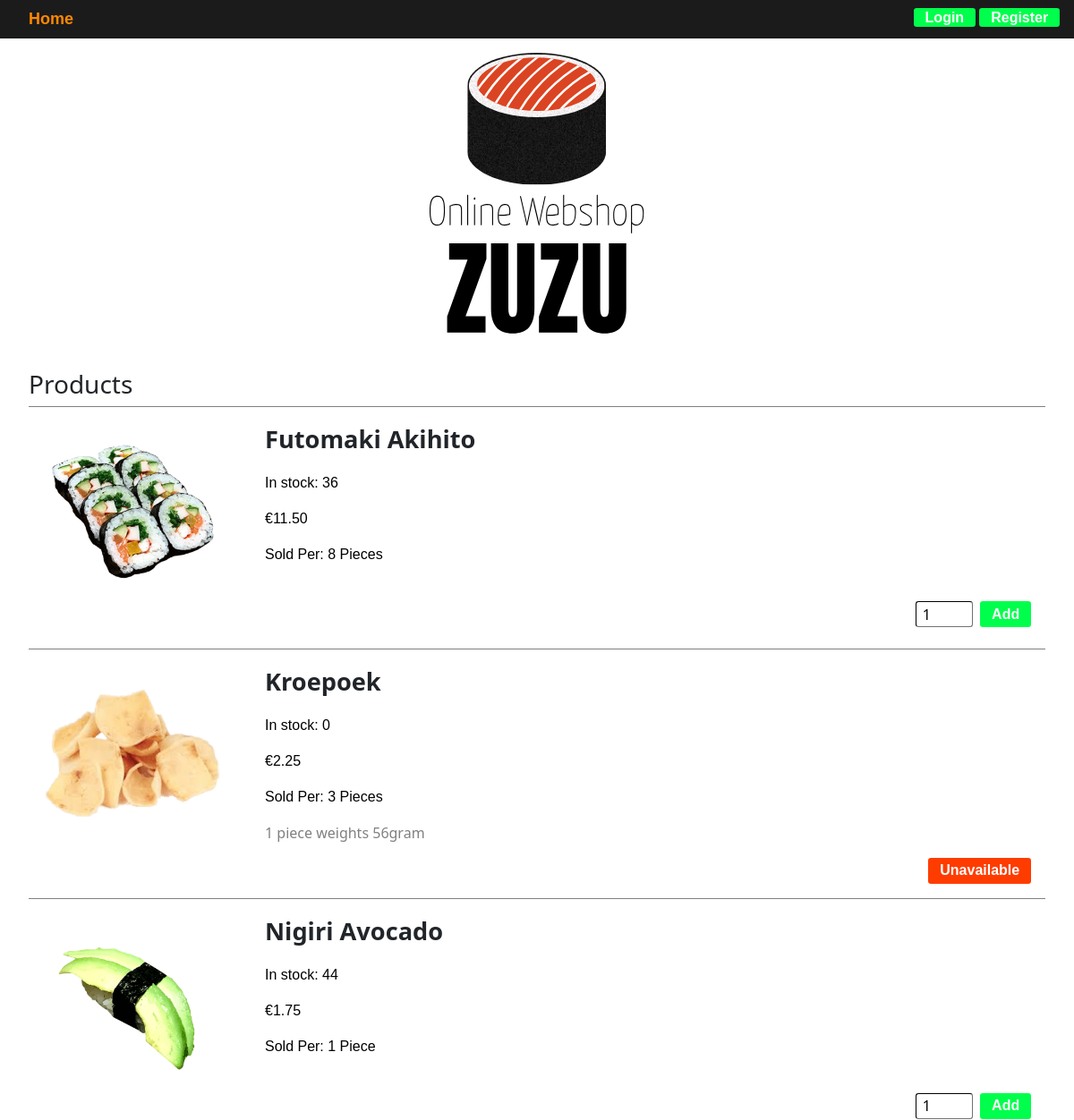
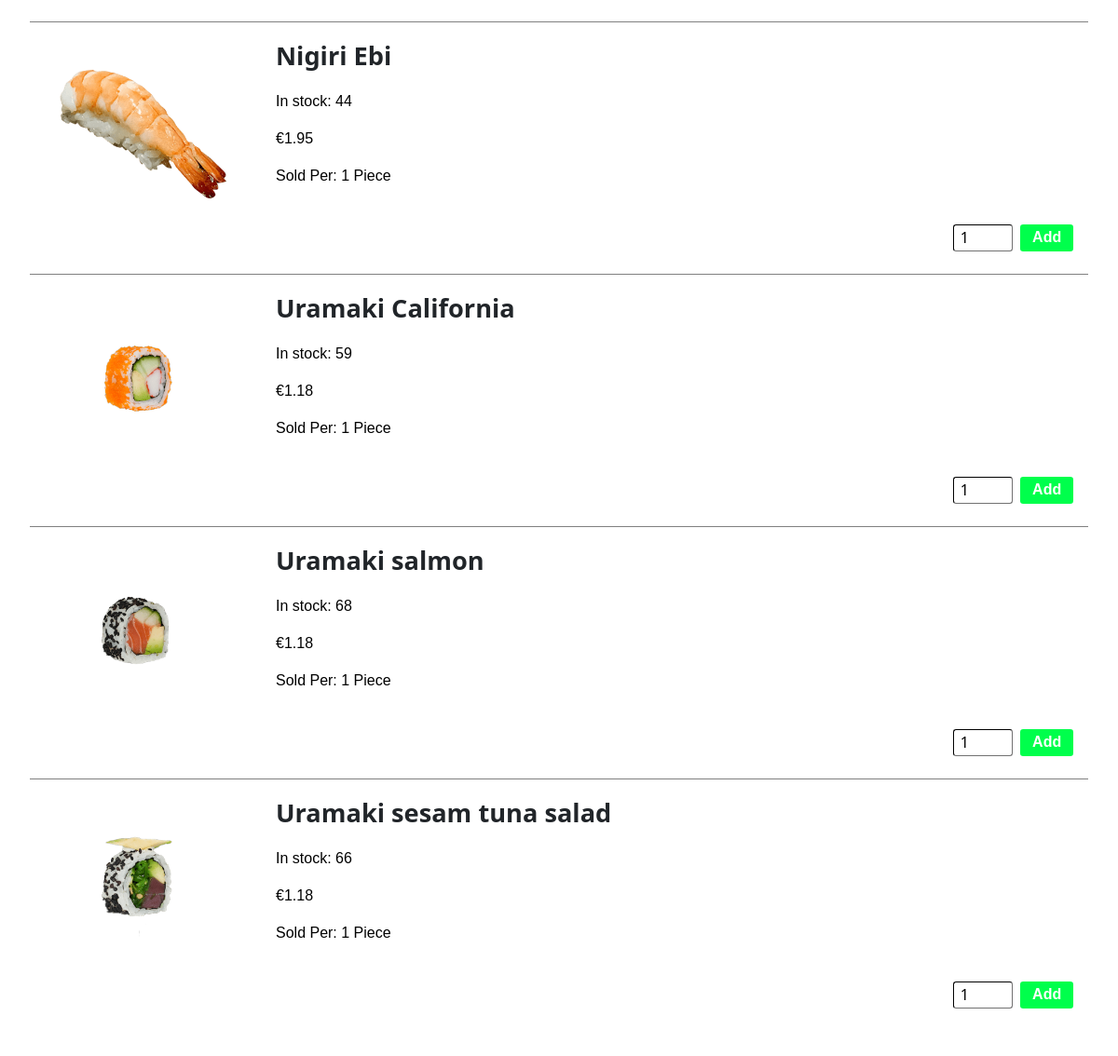
The page / on the database its author committed (2 pictures, top to bottom).
### tables this page shows
CREATE TABLE `products` (
  `id` int(255) NOT NULL,
  `name` varchar(255) NOT NULL,
  `image` varchar(255) NOT NULL,
  `description` varchar(255) NOT NULL,
  `price` float(100,2) NOT NULL,
  `amount` int(255) NOT NULL,
  `stock` int(255) NOT NULL
);

### modules/Products.php (called while the page is built, shortened)
<?php
function GetProducts()
{
    global $pdo;
    $stm = $pdo->prepare('SELECT * FROM products ORDER BY name');
    $stm->execute();
    $products = $stm->fetchAll(pdo::FETCH_CLASS);
    return $products;
}

### templates/home.php (the view, shortened to what this page needs)
<?php
    global $products;
?>
<body>
    <img class="top-logo" src="/public/img/logos/big_logo.svg"/>
    <div class="products-container">
        <h3>Products</h3>
        <?php foreach ($products as $product): ?>
            <div class="product-div">
                <img class="product-image"src="<?= $product->image ?>"/>
                <div class="component">
                    <p class="product-title animate-color"><?= $product->name ?></p>
                    <p class="product-price animate-color">In stock: <?= $product->stock ?></p>
                    <p class="product-price animate-color">€<?= $product->price ?></p>
                    <p class="product-price animate-color">Sold Per: <?= $product->amount ?><?php if ($product->amount == 1) { echo " Piece"; } else { echo " Pieces"; }  ?></p>
                    <p class="product-info"><?= $product->description ?></p>
                    <?php if ($product->stock > 0): ?>
                        <form method="post" class="flex center-right" action="/action/<?= $product->id ?>">
                            <input class="form-input" type="number" name="requestamount" value="1"/>
                            <button type="submit" name="action" value="addToCart" class="button center-right">Add</button>
                        </form>
                    <?php else: ?>
                        <button class="button disabled bottom-right">Unavailable</button>
                    <?php endif; ?>
                </div>
            </div>
        <?php endforeach; ?>
    </div>
</body>

### templates/defaults/head.php (shortened to what this page needs)
<head>
    <link href="https://cdn.jsdelivr.net/npm/bootstrap@5.0.2/dist/css/bootstrap.min.css" rel="stylesheet">
    <link rel="stylesheet" href="/public/css/hypes.css">
    <link rel="stylesheet" href="/public/css/style.css">
</head>

### templates/defaults/navbar.php
<nav class="navbar navbar-default">
    <ul class="nav-list">
        <li class="nav-left nav-title">
            <a href="/home">Home</a>
        </li>
        <?php if (isset($_SESSION['user'])): ?>
            <li class="nav-item nav-right">
                <a href="/shoppingcart">Shopping Cart</a>
            </li>
            <li class="nav-item">
                <form action="/action" method="post">
                    <button class="button" type="submit" name="action" value="logout">Logout</button>
                </form>
            </li>
        <?php  else: ?>
            <li class="nav-item nav-right">
                <a class="button" href="/login">Login</a>
                <a class="button" href="/register">Register</a>
            </li>
        <?php endif; ?>
    </ul>
</nav>

### public/index.php (shortened to what this page needs)
<?php
require "../modules/connection.php";
require "../modules/Products.php";
$request = $_SERVER['REQUEST_URI'];
$params = explode("/", $request);
include_once "../templates/defaults/head.php";
include_once "../templates/defaults/navbar.php";
switch($params['1']) {
    default:
        $products = GetProducts();
        include_once "../templates/home.php";
        break;
}

### public/css/hypes.css (style rules this page uses)
html, body, ul { margin: 0; padding: 0; }
.navbar { background-color: var(--simple-primary); width: 100%; height: 2em; height: fit-content; margin: 0 0 1em 0; padding: .5em 1em; }
.nav-list { width: 100%; display: flex; flex-direction: row; list-style: none; }
.nav-title { margin: 0 1em; font-family:'Trebuchet MS', 'Lucida Sans Unicode', 'Lucida Grande', 'Lucida Sans', Arial, sans-serif; }
.nav-title a { text-decoration: none; font-size: large; font-weight: bold; color: var(--simple-text-primary); }
.nav-item { margin: 0 .5em; font-family:'Trebuchet MS', 'Lucida Sans Unicode', 'Lucida Grande', 'Lucida Sans', Arial, sans-serif; }
.nav-item.nav-right { margin: 0 0 0 auto; }
.nav-item a { text-decoration: none; color: var(--simple-text-primary); }
.form-input { border-radius: .2em; border-width: .1em; border-color: rgb(29, 29, 29); width: clamp(1em, 4em, 4em); padding: .1em .4em; margin: .5em .5em; transition: all .55s; }

### public/css/style.css (style rules this page uses)
* { -webkit-touch-callout: none; -webkit-user-select: none; -khtml-user-select: none; -moz-user-select: none; -ms-user-select: none; user-select: none; }
form { width: auto; height: auto; margin: 0; }
.nav-title > a { color: var(--color-base); }
.top-logo { display: block; width: 20%; height: auto; margin: .5em auto .5em auto; transition: all .5s }
.products-container { padding: 2em; }
.product-div { background-color: white; width: 100%; height: fit-content; padding: 1em; display: flex; flex-direction: row; border: solid; border-width: 1.5px 0 0 0; border-color: gray; }
.product-div p { transition: all .5s; }
.product-div > .component { transition: all .5s; }
.product-div > div { width: 100%; height: 100%; display: flex; flex-direction: column; }
.product-info { color: gray; height: auto; }
.product-image { width: 100%; min-width: 80px; max-width: 200px; height: 100%; max-height: 200px; margin-right: 3em; transition: all .5s; }
a.button { background-color: rgb(0, 255, 76); padding: 0.15em .8em; font-weight: bold; font-family: 'Lucida Sans', 'Lucida Sans Regular', 'Lucida Grande', 'Lucida Sans Unicode', Geneva, Verdana, sans-serif; color: white; text-decoration: none; text-align: center; border-radius: .2em; width: fit-content; }
button.button { background-color: rgb(0, 255, 76); padding: 0.15em .8em; font-weight: bold; font-family: 'Lucida Sans', 'Lucida Sans Regular', 'Lucida Grande', 'Lucida Sans Unicode', Geneva, Verdana, sans-serif; color: white; text-decoration: none; text-align: center; border-radius: .2em; width: fit-content; height: fit-content; border: none; transition: all .5s; }
button.button.disabled { background-color: rgb(255, 60, 0); padding: 0.15em .8em; transition: all .5s; }
.product-title { font-size: 1.7em; font-weight: bold; }
.product-price { color: black; font-family: 'Trebuchet MS', 'Lucida Sans Unicode', 'Lucida Grande', 'Lucida Sans', Arial, sans-serif; }
.bottom-right { margin: 0 0 0 auto; }
.center-right { margin: auto 0 auto auto; }
.flex { display: flex; }

### rows shown on the page
products: image (picture), name "Futomaki Akihito", stock "36", price "11.50", amount "8", shows "Pieces"
products: image (picture), name "Kroepoek", stock "0", price "2.25", amount "3", shows "Pieces", description "1 piece weights 56gram", shows "Unavailable"
products: image (picture), name "Nigiri Avocado", stock "44", price "1.75", amount "1", shows "Piece"
products: image (picture), name "Nigiri Ebi", stock "44", price "1.95", amount "1", shows "Piece"
products: image (picture), name "Uramaki California", stock "59", price "1.18", amount "1", shows "Piece"
products: image (picture), name "Uramaki salmon", stock "68", price "1.18", amount "1", shows "Piece"
products: image (picture), name "Uramaki sesam tuna salad", stock "66", price "1.18", amount "1", shows "Piece"
